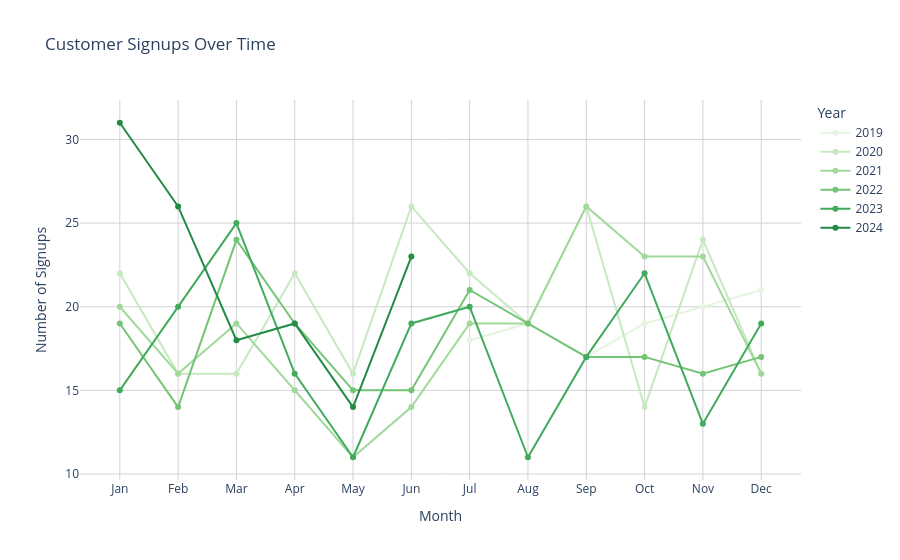

Source (notebook cell):
### Markdown cell above
Description:
Why was this visualization created?
The horizontal bar chart displaying customer signups per year was created to understand the yearly trends in customer acquisition. It provides a high-level overview of how the total count of unique customer signups has evolved annually, enabling stakeholders to identify periods of growth or decline.

What question does it address?
1. The visualization addresses the following questions:
2. How has the total count of customer signups changed year over year?
3. Are there trends of growth, stagnation, or decline in customer acquisition?
4. What insights can be derived from the overall trajectory of signups?

Visualization Type: Horizontal Bar chart.

Data Used:
Dataset: Customer Demographics
Variables: SignupDate, count of unique CustomerID.

Key Observations:
1. Highest Signup Year: 2020 (239) had the highest number of customer signups, indicating a strong growth phase.
2. Steady Decline: There is a gradual decrease in signups from 2021 (221) to 2024 (131), with no year surpassing the 2020 peak.
3. Consistent Drop Since 2021: Signups have declined each year after 2020, dropping from 221 in 2021 to 213 in 2022, 208 in 2023, and 131 in 2024 (as of the data provided).
4. 2019 Low Point: 2019 (114) had the lowest signups, marking the starting point of growth before the peak in 2020.

Insights:
1. 2020 Peak May Reflect External Factors: The sharp increase in 2020 signups might be attributed to external circumstances, such as the global shift to online activity during the pandemic, highlighting the importance of understanding market dynamics during significant global events.
2. Sustained Decline Signals a Need for Intervention: The steady decline in signups post-2020 suggests potential challenges, such as reduced marketing effectiveness, increased competition, or saturation in the customer base. Efforts should focus on analyzing the cause of this decline and revitalizing acquisition strategies.
3. 2019 Growth Potential Realized in 2020: The transition from 2019's modest 114 signups to 2020's 239 demonstrates the potential for exponential growth when external conditions align with effective strategies. Future efforts should aim to replicate such growth dynamics.
4. 2024 Concerns: The sharp drop to 131 in 2024 could indicate a significant issue in acquisition, retention, or market demand. This warrants immediate attention to identify and address the underlying causes.

### Code cell
# Ensure the SignupDate column is in datetime format
final_combined_dataset = final_combined_dataset.copy()  # Make sure we're working on a copy

final_combined_dataset['SignupDate'] = pd.to_datetime(final_combined_dataset['SignupDate'], errors='coerce')

# Extract Year and Month
final_combined_dataset['Year'] = final_combined_dataset['SignupDate'].dt.year
final_combined_dataset['Month'] = final_combined_dataset['SignupDate'].dt.month

# Group by Year and Month, counting unique CustomerIDs
signup_count = final_combined_dataset.groupby(['Year', 'Month']).agg({'CustomerID': 'nunique'}).reset_index()

# Sort years in descending order
unique_years = sorted(signup_count['Year'].unique(), reverse=True)

# Generate reversed shades of green based on the number of years
green_shades = px.colors.sequential.Greens[len(unique_years):0:-1]  # Darkest shade for the most recent year

# Map years to specific green shades
year_to_color = {year: green_shades[i] for i, year in enumerate(unique_years)}

# Plotting
fig = px.line(
    signup_count,
    x='Month',
    y='CustomerID',
    color='Year',
    title="Customer Signups Over Time",
    labels={'CustomerID': 'Number of Signups', 'Month': 'Month'},
    markers=True,
    color_discrete_map=year_to_color  # Explicitly assign colors
)

# Update layout to include gridlines
fig.update_layout(
    plot_bgcolor='white',
    xaxis=dict(
        tickmode='array',
        tickvals=list(range(1, 13)),  # Ensure months 1-12 are shown
        ticktext=['Jan', 'Feb', 'Mar', 'Apr', 'May', 'Jun', 'Jul', 'Aug', 'Sep', 'Oct', 'Nov', 'Dec'],
        showgrid=True,  # Show gridlines on the x-axis
        gridcolor='lightgray'  # Set the grid color to light gray for better visibility
    ),
    yaxis=dict(
        showgrid=True,  # Show gridlines on the y-axis
        gridcolor='lightgray'  # Set the grid color to light gray for better visibility
    ),
    yaxis_title="Number of Signups",
    xaxis_title="Month"
)

fig.show()

### Figure 1 — Plotly figure (JSON) as saved in the notebook; plotly's stock layout.template omitted (floating-point values rounded to 4 significant figures)
{"data": [{"hovertemplate": "Year=2019<br>Month=%{x}<br>Number of Signups=%{y}<extra></extra>", "legendgroup": "2019", "line": {"color": "rgb(229,245,224)", "dash": "solid"}, "marker": {"symbol": "circle"}, "mode": "lines+markers", "name": "2019", "orientation": "v", "showlegend": true, "type": "scatter", "x": [7, 8, 9, 10, 11, 12], "xaxis": "x", "y": [18, 19, 17, 19, 20, 21], "yaxis": "y"}, {"hovertemplate": "Year=2020<br>Month=%{x}<br>Number of Signups=%{y}<extra></extra>", "legendgroup": "2020", "line": {"color": "rgb(199,233,192)", "dash": "solid"}, "marker": {"symbol": "circle"}, "mode": "lines+markers", "name": "2020", "orientation": "v", "showlegend": true, "type": "scatter", "x": [1, 2, 3, 4, 5, 6, 7, 8, 9, 10, 11, 12], "xaxis": "x", "y": [22, 16, 16, 22, 16, 26, 22, 19, 26, 14, 24, 16], "yaxis": "y"}, {"hovertemplate": "Year=2021<br>Month=%{x}<br>Number of Signups=%{y}<extra></extra>", "legendgroup": "2021", "line": {"color": "rgb(161,217,155)", "dash": "solid"}, "marker": {"symbol": "circle"}, "mode": "lines+markers", "name": "2021", "orientation": "v", "showlegend": true, "type": "scatter", "x": [1, 2, 3, 4, 5, 6, 7, 8, 9, 10, 11, 12], "xaxis": "x", "y": [20, 16, 19, 15, 11, 14, 19, 19, 26, 23, 23, 16], "yaxis": "y"}, {"hovertemplate": "Year=2022<br>Month=%{x}<br>Number of Signups=%{y}<extra></extra>", "legendgroup": "2022", "line": {"color": "rgb(116,196,118)", "dash": "solid"}, "marker": {"symbol": "circle"}, "mode": "lines+markers", "name": "2022", "orientation": "v", "showlegend": true, "type": "scatter", "x": [1, 2, 3, 4, 5, 6, 7, 8, 9, 10, 11, 12], "xaxis": "x", "y": [19, 14, 24, 19, 15, 15, 21, 19, 17, 17, 16, 17], "yaxis": "y"}, {"hovertemplate": "Year=2023<br>Month=%{x}<br>Number of Signups=%{y}<extra></extra>", "legendgroup": "2023", "line": {"color": "rgb(65,171,93)", "dash": "solid"}, "marker": {"symbol": "circle"}, "mode": "lines+markers", "name": "2023", "orientation": "v", "showlegend": true, "type": "scatter", "x": [1, 2, 3, 4, 5, 6, 7, 8, 9, 10, 11, 12], "xaxis": "x", "y": [15, 20, 25, 16, 11, 19, 20, 11, 17, 22, 13, 19], "yaxis": "y"}, {"hovertemplate": "Year=2024<br>Month=%{x}<br>Number of Signups=%{y}<extra></extra>", "legendgroup": "2024", "line": {"color": "rgb(35,139,69)", "dash": "solid"}, "marker": {"symbol": "circle"}, "mode": "lines+markers", "name": "2024", "orientation": "v", "showlegend": true, "type": "scatter", "x": [1, 2, 3, 4, 5, 6], "xaxis": "x", "y": [31, 26, 18, 19, 14, 23], "yaxis": "y"}], "layout": {"autosize": true, "legend": {"title": {"text": "Year"}, "tracegroupgap": 0}, "plot_bgcolor": "white", "title": {"text": "Customer Signups Over Time"}, "xaxis": {"anchor": "y", "autorange": true, "domain": [0, 1], "gridcolor": "lightgray", "range": [0.3474, 12.65], "showgrid": true, "tickmode": "array", "ticktext": ["Jan", "Feb", "Mar", "Apr", "May", "Jun", "Jul", "Aug", "Sep", "Oct", "Nov", "Dec"], "tickvals": [1, 2, 3, 4, 5, 6, 7, 8, 9, 10, 11, 12], "title": {"text": "Month"}, "type": "linear"}, "yaxis": {"anchor": "x", "autorange": true, "domain": [0, 1], "gridcolor": "lightgray", "range": [9.35, 32.65], "showgrid": true, "title": {"text": "Number of Signups"}, "type": "linear"}}}
